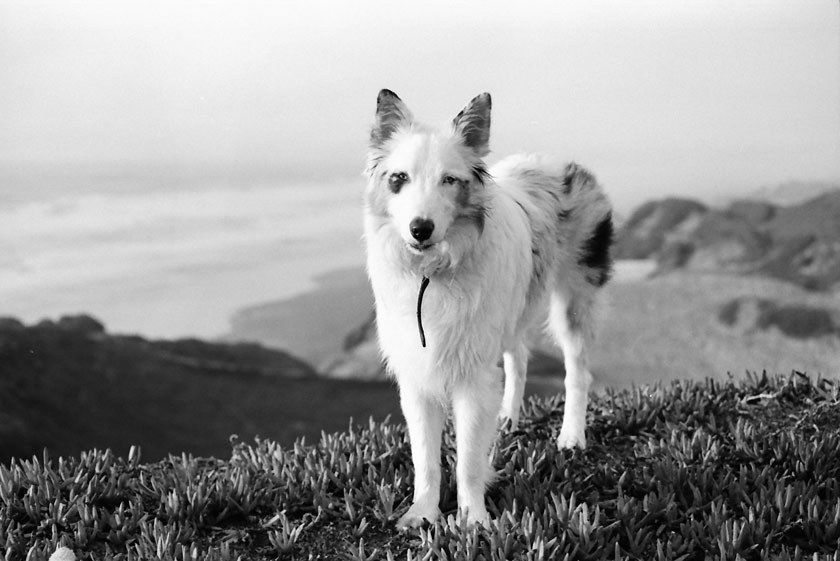
#> input picture dog.jpg, 840 x 561 px
$ python log-transform.py
#> lines starting #> are read from the running program, lines starting #| are printed output that depends on the picture
import numpy as np
from PIL import Image


def readImage(path):
#> called with path = 'dog.jpg'
    image = Image.open(path)
#> image is the input picture: PIL image 840x561 RGB; min 0, max 255, mean 151.8
    image.show()
    return image


def logTransform(image):
    c = float(input('Enter value of c:'))
#> the answer given: 3
    npImage = np.array(image)
    npImage = npImage / 255
    npImage = c * np.log(1 + npImage) * 255
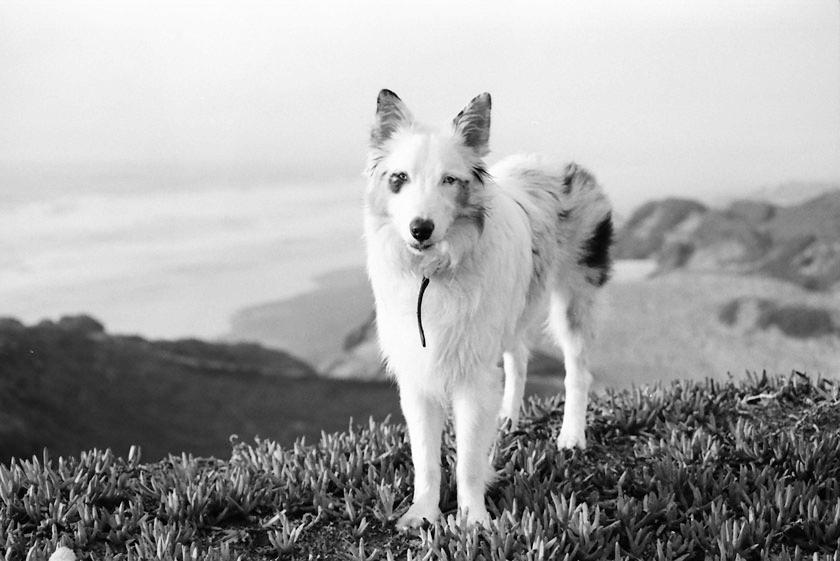
#> npImage: shape (561, 840, 3) float64; min 0, max 530.3, mean 342; drawn with min black and max white
    newImage = Image.fromarray(npImage.astype(np.uint8))
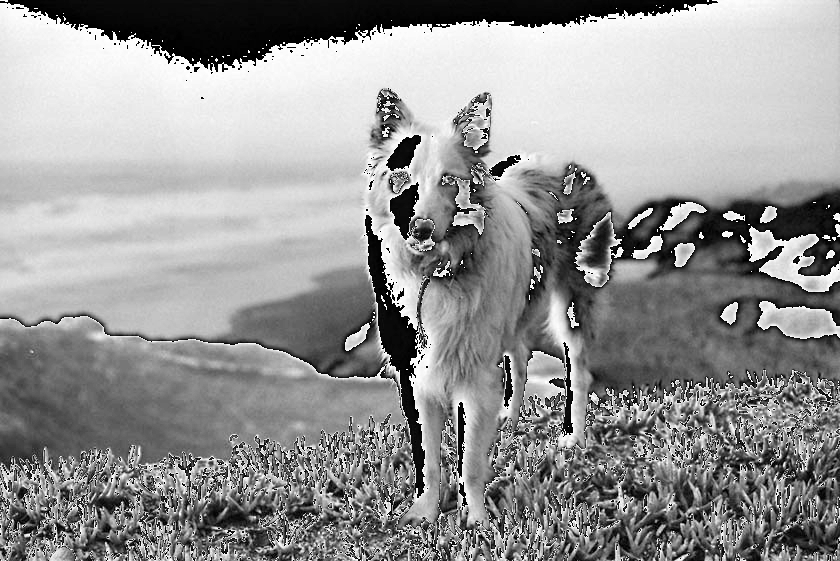
#> newImage: PIL image 840x561 RGB; min 0, max 255, mean 149.1
    newImage.show()


if __name__ == '__main__':
    im = readImage("dog.jpg")
    logTransform(im)
